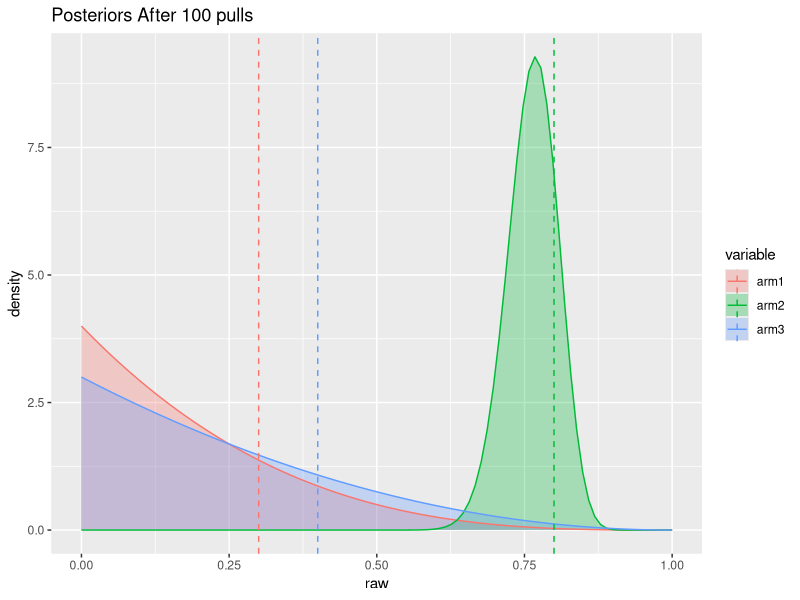
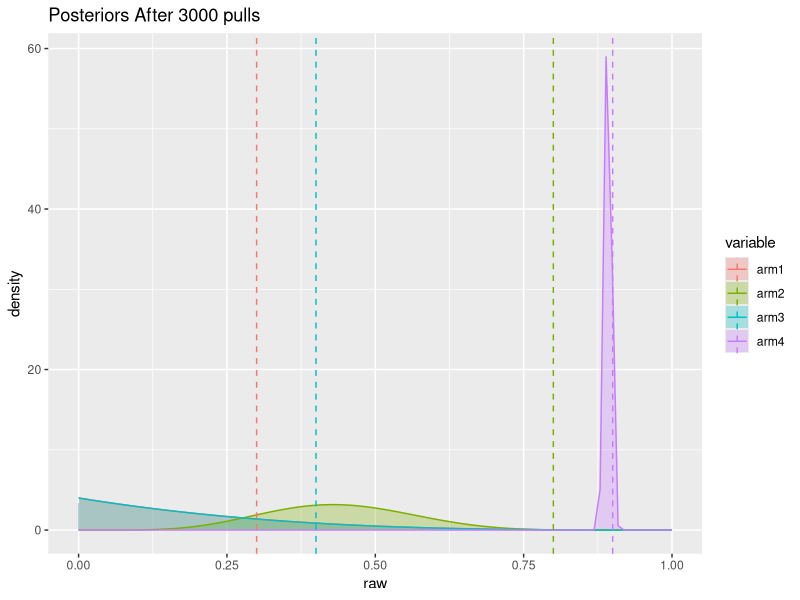

These figures' R source, in order:

# Bayesian Bandits
library(ggplot2)
library(plyr)
library(reshape2)
# Define function
#' @param n: number of pulls
#' @param k: number of arms
#' @title Bayesian Bandits
#' @author fibears
#' @return The summary plot

f <- function(n,k){
    set.seed(123)
    theta <- round(runif(k), 1)
    success <- rep(1, k)
    failure <- rep(1, k)
    for(i in 1:n){
        p <- numeric()
        for(j in 1:k){
            p[j] <- rbeta(1, success[j], failure[j])
        }
        id <- which.max(p)
        success.ind <- ifelse(p[id] <= theta[id], 1, 0)
        failure.ind <- ifelse(p[id] > theta[id], 1, 0)
        success[id] <- success[id] + success.ind
        failure[id] <- failure[id] + failure.ind
    }
    # density plot
    x <- seq(0,1,length=100)
    xx <- numeric()
    for(z in 1:k){
        xx <- cbind(xx, dbeta(x, success[z], failure[z]))
    }
    x <- cbind(x, xx)
    x <- as.data.frame(x)
    names(x) <- c("raw",paste(rep("arm",k),1:k, sep = ""))
    x <- melt(x, id.vars = "raw", value.name = "density")
    theta <- as.data.frame(theta)
    theta[,"name"] <- c(rep(paste(rep("arm",k),1:k, sep = "")))
    dp <- ggplot(data = x, aes(x=raw, y=density, fill = variable)) +
        geom_area(alpha = 0.3,position = "dodge") +
        geom_line(aes(colour = variable)) +
        geom_vline(aes(xintercept = theta, colour = name), data = theta,
                    linetype = "dashed", size = 0.5) +
        ggtitle(paste("Posteriors After",n,"pulls")) 
    return(dp)
}

f(100,k=3)

f(3000,4)


